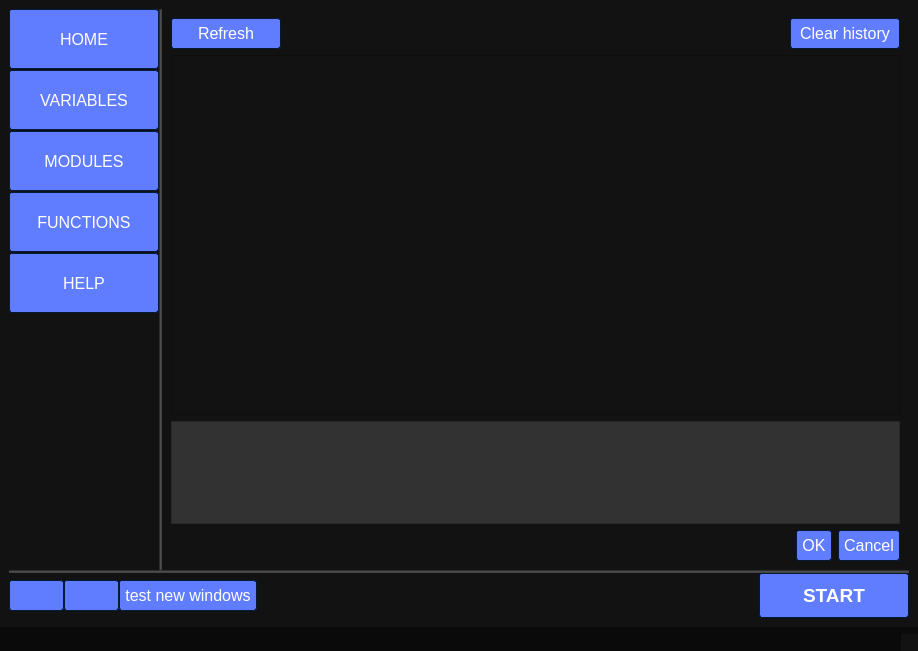
<?xml version="1.0" encoding="UTF-8"?>
<ui version="4.0">
 <class>MainWindow</class>
 <widget class="QMainWindow" name="MainWindow">
  <property name="geometry">
   <rect>
    <x>0</x>
    <y>0</y>
    <width>918</width>
    <height>651</height>
   </rect>
  </property>
  <property name="windowTitle">
   <string>Assistant</string>
  </property>
  <property name="styleSheet">
   <string notr="true">/*Copyright (c) DevSec Studio. All rights reserved.

MIT License

Permission is hereby granted, free of charge, to any person obtaining a copy
of this software and associated documentation files (the &quot;Software&quot;), to deal
in the Software without restriction, including without limitation the rights
to use, copy, modify, merge, publish, distribute, sublicense, and/or sell
copies of the Software, and to permit persons to whom the Software is
furnished to do so, subject to the following conditions:

The above copyright notice and this permission notice shall be included in all
copies or substantial portions of the Software.

THE SOFTWARE IS PROVIDED *AS IS*, WITHOUT WARRANTY OF ANY KIND, EXPRESS OR
IMPLIED, INCLUDING BUT NOT LIMITED TO THE WARRANTIES OF MERCHANTABILITY,
FITNESS FOR A PARTICULAR PURPOSE AND NONINFRINGEMENT. IN NO EVENT SHALL THE
AUTHORS OR COPYRIGHT HOLDERS BE LIABLE FOR ANY CLAIM, DAMAGES OR OTHER
LIABILITY, WHETHER IN AN ACTION OF CONTRACT, TORT OR OTHERWISE, ARISING FROM,
OUT OF OR IN CONNECTION WITH THE SOFTWARE OR THE USE OR OTHER DEALINGS IN THE
SOFTWARE.
*/


/*-----QWidget-----*/
QWidget
{
	background-color: #121212;
	color: #ffffff;
	border-color: #051a39;
	font: 12pt;

}


/*-----QLabel-----*/
QLabel
{
	background-color: transparent;
	color: #ffffff;

}


QLabel::disabled
{
	background-color: transparent;
	color: #656565;

}


/*-----QMenuBar-----*/
QMenuBar
{
	background-color: #0a0a0a;
	color: #ffffff;
	border-color: #051a39;

}


QMenuBar::disabled
{
	background-color: #404040;
	color: #656565;
	border-color: #051a39;

}


QMenuBar::item
{
    background-color: transparent;

}


QMenuBar::item:selected
{
    background-color: #607cff;
    border: 1px solid #41cd52;

}


QMenuBar::item:pressed
{
    background-color: #4969ff;
    border: 1px solid #000;
    margin-bottom: -1px;
    padding-bottom: 1px;

}


/*-----QMenu-----*/
QMenu
{
    background-color: #121212;
    border: 1px solid;
    color: #ffffff;

}


QMenu::separator
{
    height: 1px;
    background-color: #6d8eff;
    color: #ffffff;
    padding-left: 4px;
    margin-left: 10px;
    margin-right: 5px;

}


QMenu::item
{
    min-width : 150px;
    padding: 3px 20px 3px 20px;

}


QMenu::item:selected
{
    background-color: #4969ff;
    color: #ffffff;

}


QMenu::item:disabled
{
    color: #262626;
}


/*-----QToolTip-----*/
QToolTip
{
	border : 1px solid #000000;
	background-color: #26264f;
	color: #ffffff;
	border-color: #051a39;

}


/*-----QPushButton-----*/
QPushButton
{
	background-color: #607cff;
	color: #ffffff;
	border-style: solid;
	border-width: 1px;
	border-radius: 3px;
	border-color: #051a39;
	padding: 5px;

}


QPushButton::disabled
{
	background-color: #404040;
	color: #656565;
	border-color: #051a39;

}


QPushButton::hover
{
	background-color: #8399ff;
	color: #ffffff;
	border-style: solid;
	border-width: 1px;
	border-radius: 3px;
	border-color: #051a39;
	padding: 5px;

}


QPushButton::pressed
{
	background-color: #4969ff;
	color: #ffffff;
	border-style: solid;
	border-width: 1px;
	border-radius: 3px;
	border-color: #051a39;
	padding: 5px;

}


/*-----QToolButton-----*/
QToolButton
{
	background-color: #607cff;
	color: #ffffff;
	border-width: 1px;
	border-radius: 3px;
	border-color: #051a39;
	padding: 3px;

}


QToolButton::disabled
{
	background-color: #404040;
	color: #656565;
	border-color: #051a39;

}


QToolButton::hover
{
	background-color: #8399ff;
	color: #ffffff;
	border-width: 1px;
	border-radius: 3px;
	border-color: #051a39;
	padding: 3px;

}


QToolButton::pressed
{
	background-color: #4969ff;
	color: #ffffff;
	border-width: 1px;
	border-radius: 3px;
	border-color: #051a39;
	padding: 3px;

}


/*-----QComboBox-----*/
QComboBox
{
    background-color: #607cff;
    border: 1px solid;
    border-radius: 3px;
    padding-left: 6px;
    color: #ffffff;
    height: 20px;

}


QComboBox::disabled
{
	background-color: #404040;
	color: #656565;
	border-color: #051a39;

}


QComboBox:hover
{
    background-color: #8399ff;

}


QComboBox:on
{
    background-color: #4969ff;

}


QComboBox QAbstractItemView
{
    background-color: #383838;
    color: #ffffff;
    border: 1px solid black;
    selection-background-color: #4969ff;
    selection-color: #ffffff;
    outline: 0;

}


QComboBox::drop-down
{
    subcontrol-origin: padding;
    subcontrol-position: top right;
    width: 15px;
    border-left-width: 0px;
    border-left-color: darkgray;
    border-left-style: solid; 
    border-top-right-radius: 3px; 
    border-bottom-right-radius: 3px;

}


QComboBox::down-arrow
{
    image: url(://arrow-down.png);
    width: 8px;
    height: 8px;
}


/*-----QSpinBox &amp; QDoubleSpinBox &amp; QDateTimeEdit-----*/
QSpinBox, 
QDoubleSpinBox,
QDateTimeEdit
{
	background-color: #525251;
	color: #ffffff;
	border: 1px solid #051a39;
	border-radius: 3px;
	padding : 2px;

}


QSpinBox::disabled, 
QDoubleSpinBox::disabled,
QDateTimeEdit::disabled
{
	background-color: #404040;
	color: #656565;
	border-color: #051a39;

}


QSpinBox:hover, 
QDoubleSpinBox::hover,
QDateTimeEdit::hover
{
    background-color: #626262;
    border: 1px solid #607cff;
    color:  #fff;
    padding: 2px

}


QSpinBox::up-button, QSpinBox::down-button,
QDoubleSpinBox::up-button, QDoubleSpinBox::down-button,
QDateTimeEdit::up-button, QDateTimeEdit::down-button
{
    background-color: #607cff;
	border-radius: 2px;

}


QSpinBox::disabled, 
QDoubleSpinBox::disabled,
QDateTimeEdit::disabled
{
	background-color: #404040;
	color: #656565;
	border-color: #051a39;

}


QSpinBox::up-button:hover, QSpinBox::down-button:hover,
QDoubleSpinBox::up-button:hover, QDoubleSpinBox::down-button:hover,
QDateTimeEdit::up-button:hover, QDateTimeEdit::down-button:hover
{
    background-color: #8399ff;
    border: 1px solid #8399ff;

}


QSpinBox::up-button:disabled, QSpinBox::down-button:disabled,
QDoubleSpinBox::up-button:disabled, QDoubleSpinBox::down-button:disabled,
QDateTimeEdit::up-button:disabled, QDateTimeEdit::down-button:disabled
{
	background-color: #404040;
	color: #656565;
	border-color: #051a39;

}


QSpinBox::up-button:pressed, QSpinBox::down-button:pressed,
QDoubleSpinBox::up-button:pressed, QDoubleSpinBox::down-button::pressed,
QDateTimeEdit::up-button:pressed, QDateTimeEdit::down-button::pressed
{
    background-color: #4969ff;
    border: 1px solid #4969ff;

}


QSpinBox::down-arrow,
QDoubleSpinBox::down-arrow,
QDateTimeEdit::down-arrow
{
    image: url(://arrow-down.png);
    width: 7px;

}


QSpinBox::up-arrow,
QDoubleSpinBox::up-arrow,
QDateTimeEdit::up-arrow
{
    image: url(://arrow-up.png);
    width: 7px;

}


/*-----QLineEdit-----*/
QLineEdit
{
	background-color: #525251;
	color: #ffffff;
	border-width: 1px;
	border-radius: 3px;
	border-color: #051a39;
	padding: 2px;

}


QLineEdit::disabled
{
	background-color: #404040;
	color: #656565;
	border-width: 1px;
	border-radius: 3px;
	border-color: #051a39;
	padding: 2px;

}


/*-----QTextEdit-----*/
QTextEdit
{
	background-color: #ffffff;
	color: #010201;
	border-color: #051a39;

}


QTextEdit::disabled
{
	background-color: #404040;
	color: #656565;
	border-color: #051a39;

}


/*-----QGroupBox-----*/
QGroupBox 
{
    border: 1px solid;
    border-color: #607cff;
    margin-top: 22px;

}


QGroupBox::title  
{
    background-color: #607cff;
    color: #ffffff;
    subcontrol-origin: margin;
    subcontrol-position: top left;
    padding: 5px;
	border-top-left-radius: 3px;
	border-top-right-radius: 3px;

}


QGroupBox::title::disabled
{
	background-color: #404040;
	color: #656565;
    subcontrol-origin: margin;
    subcontrol-position: top left;
    padding: 5px;
	border-top-left-radius: 3px;
	border-top-right-radius: 3px;

}


/*-----QCheckBox-----*/
/*
QCheckBox::indicator
{
	/*image:url(&quot;./resources/check.png&quot;);
    color: #b1b1b1;
    background-color: #323232;
    border: 1px solid #b1b1b1;
    width: 12px;
    height: 12px;

}


QCheckBox::indicator:checked
{
   /*image:url(./resources/check.png)
    border: 1px solid #607cff;

}


QCheckBox::indicator:unchecked:hover
{
    border: 1px solid #607cff;

}


QCheckBox::disabled
{
	color: #656565;

}


QCheckBox::indicator:disabled
{
	background-color: #656565;
	color: #656565;
    border: 1px solid #656565;

}


/*-----QRadioButton-----*/
QRadioButton::indicator::unchecked
{ 
	border: 2px inset gray; 
	border-radius: 5px; 
	background-color:  #fff;
	width: 9px; 
	height: 9px; 

}


QRadioButton::indicator::unchecked:hover
{ 
	border: 2px solid #607cff; 
	border-radius: 5px; 
	background-color:  #fff;
	width: 9px; 
	height: 9px; 

}


QRadioButton::indicator::checked
{ 
	border: 2px inset darkgray; 
	border-radius: 5px; 
	background-color: #4969ff; 
	width: 9px; 
	height: 9px; 

}


QRadioButton::disabled
{
	color: #656565;

}


QRadioButton::indicator:disabled
{
	background-color: #656565;
	color: #656565;
    border: 2px solid #656565;

}


/*-----QTableView &amp; QTableWidget-----*/
QTableView
{
    background-color: #242526;
    border: 1px solid #32414B;
    color: #f0f0f0;
    gridline-color: #8faaff;
    outline : 0;

}


QTableView::disabled
{
    background-color: #242526;
    border: 1px solid #32414B;
    color: #656565;
    gridline-color: #656565;
    outline : 0;

}


QTableView::item:hover 
{
    background-color: #26264f;
    color: #f0f0f0;

}


QTableView::item:selected 
{
    background-color: #1a1b1c;
    border: 2px solid #4969ff;
    color: #F0F0F0;

}


QTableView::item:selected:disabled
{
    background-color: #1a1b1c;
    border: 2px solid #525251;
    color: #656565;

}


QTableCornerButton::section
{
    background-color: #505050;
    color: #fff;

}


QHeaderView::section
{
    background-color: #525251;
    color: #fff;
    text-align: left;
	padding: 4px;
	
}


QHeaderView::section:disabled
{
    background-color: #525251;
    color: #656565;

}


QHeaderView::section:checked
{
    color: #fff;
    background-color: #4969ff;

}


QHeaderView::section:checked:disabled
{
    color: #656565;
    background-color: #525251;

}


QHeaderView::section::vertical::first,
QHeaderView::section::vertical::only-one
{
    border-top: 1px solid #353635;

}


QHeaderView::section::vertical
{
    border-top: 1px solid #353635;

}


QHeaderView::section::horizontal::first,
QHeaderView::section::horizontal::only-one
{
    border-left: 1px solid #353635;

}


QHeaderView::section::horizontal
{
    border-left: 1px solid #353635;

}


/*-----QTabWidget-----*/
QTabBar::tab
{
	background-color: #262626;
	color: #ffffff;
	border-style: solid;
	border-width: 1px;
	border-top-left-radius: 3px;
	border-top-right-radius: 3px;
	border-color: #051a39;
	padding: 5px;

}


QTabBar::tab:disabled
{
	background-color: #656565;
	color: #656565;

}


QTabWidget::pane 
{
	background-color: #262626;
	color: #ffffff;
    border: 1px solid;
    border-color: #607cff;

}


QTabBar::tab:selected
{
    background-color: #607cff;
	color: #ffffff;
	border-style: solid;
	border-width: 1px;
	border-top-left-radius: 3px;
	border-top-right-radius: 3px;
	border-color: #051a39;
	padding: 5px;

}


QTabBar::tab:selected:disabled
{
	background-color: #404040;
	color: #656565;

}


QTabBar::tab:!selected 
{
    background-color: #262626;

}


QTabBar::tab:!selected:hover 
{
    background-color: #8399ff;

}


QTabBar::tab:top:!selected 
{
    margin-top: 3px;

}


QTabBar::tab:bottom:!selected 
{
    margin-bottom: 3px;

}


QTabBar::tab:top, QTabBar::tab:bottom 
{
    min-width: 8ex;
    margin-right: -1px;
    padding: 5px 10px 5px 10px;

}


QTabBar::tab:top:selected 
{
    border-bottom-color: none;

}


QTabBar::tab:bottom:selected 
{
    border-top-color: none;

}


QTabBar::tab:top:last, QTabBar::tab:bottom:last,
QTabBar::tab:top:only-one, QTabBar::tab:bottom:only-one 
{
    margin-right: 0;

}


QTabBar::tab:left:!selected 
{
    margin-right: 3px;

}


QTabBar::tab:right:!selected
{
    margin-left: 3px;

}


QTabBar::tab:left, QTabBar::tab:right 
{
    min-height: 8ex;
    margin-bottom: -1px;
    padding: 10px 5px 10px 5px;

}


QTabBar::tab:left:selected 
{
    border-left-color: none;

}


QTabBar::tab:right:selected 
{
    border-right-color: none;

}


QTabBar::tab:left:last, QTabBar::tab:right:last,
QTabBar::tab:left:only-one, QTabBar::tab:right:only-one 
{
    margin-bottom: 0;

}


/*-----QSlider-----*/
QSlider::groove:horizontal 
{
	background-color: transparent;
	height: 5px;

}


QSlider::sub-page:horizontal 
{
	background-color: #607cff;

}


QSlider::add-page:horizontal 
{
	background-color: #666765;

}


QSlider::handle:horizontal 
{
	background-color: #607cff;
	width: 14px;
	margin-top: -6px;
	margin-bottom: -6px;
	border-radius: 3px;

}


QSlider::handle:horizontal:hover 
{
	background-color: #607cff;
	border-radius: 3px;

}


QSlider::sub-page:horizontal:disabled 
{
	background-color: #bbb;
	border-color: #999;

}


QSlider::add-page:horizontal:disabled 
{
	background-color: #eee;
	border-color: #999;

}


QSlider::handle:horizontal:disabled 
{
	background-color: #eee;
	border: 1px solid #aaa;
	border-radius: 3px;

}


QSlider::groove:vertical 
{
	background-color: transparent;
	width: 5px;

}


QSlider::sub-page:vertical 
{
	background-color: #607cff;

}


QSlider::add-page:vertical 
{
	background-color: #666765;

}


QSlider::handle:vertical 
{
	background-color: #607cff;
	height: 14px;
	margin-left: -6px;
	margin-right: -6px;
	border-radius: 3px;

}


QSlider::handle:vertical:hover 
{
	background-color: #607cff;
	border-radius: 3px;

}


QSlider::sub-page:vertical:disabled 
{
	background-color: #bbb;
	border-color: #999;

}


QSlider::add-page:vertical:disabled 
{
	background-color: #eee;
	border-color: #999;

}


QSlider::handle:vertical:disabled 
{
	background-color: #eee;
	border: 1px solid #aaa;
	border-radius: 3px;

}


/*-----QDial-----*/
QDial
{
	background-color: #607cff;

}


QDial::disabled
{
	background-color: #404040;

}


/*-----QScrollBar-----*/
QScrollBar:horizontal
{
    border: 1px solid #222222;
    background-color: #3d3d3d;
    height: 13px;
    margin: 0px 16px 0 16px;

}


QScrollBar::handle:horizontal
{
    background: #607cff;
    min-height: 20px;

}


QScrollBar::add-line:horizontal
{
    border: 1px solid #1b1b19;
    background-color: #607cff;
    width: 14px;
    subcontrol-position: right;
    subcontrol-origin: margin;

}


QScrollBar::sub-line:horizontal
{
    border: 1px solid #1b1b19;
    background-color: #607cff;
    width: 14px;
    subcontrol-position: left;
    subcontrol-origin: margin;

}


QScrollBar::right-arrow:horizontal
{
    image: url(://arrow-right.png);
    width: 6px;
    height: 6px;

}


QScrollBar::left-arrow:horizontal
{
    image: url(://arrow-left.png);
    width: 6px;
    height: 6px;

}


QScrollBar::add-page:horizontal, QScrollBar::sub-page:horizontal
{
    background: none;

}


QScrollBar:vertical
{
    background-color: #3d3d3d;
    width: 13px;
    margin: 16px 0 16px 0;
    border: 1px solid #222222;

}


QScrollBar::handle:vertical
{
    background-color: #607cff;
    min-height: 20px;

}


QScrollBar::add-line:vertical
{
    border: 1px solid #1b1b19;
    background-color: #607cff;
    height: 14px;
    subcontrol-position: bottom;
    subcontrol-origin: margin;

}


QScrollBar::sub-line:vertical
{
    border: 1px solid #1b1b19;
    background-color: #607cff;
    height: 14px;
    subcontrol-position: top;
    subcontrol-origin: margin;

}


QScrollBar::up-arrow:vertical
{
    image: url(://arrow-up.png);
    width: 6px;
    height: 6px;

}


QScrollBar::down-arrow:vertical
{
    image: url(://arrow-down.png);
    width: 6px;
    height: 6px;

}


QScrollBar::add-page:vertical, QScrollBar::sub-page:vertical
{
    background: none;

}


/*-----QProgressBar-----*/
QProgressBar
{
	background-color: #383838;
	color: #ffffff;
	border: 1px solid #607cff;
	border-radius: 3px;
	text-align: center;

}


QProgressBar::chunk {
	background-color: #607cff;
	color: #fff;

}


QProgressBar::chunk:disabled {
	background-color: #656565;
	border: 1px solid #aaa;
	color: #656565;
}


/*-----QStatusBar-----*/
QStatusBar
{
	background-color: #0a0a0a;
	color: #ffffff;
	border-color: #051a39;

}


</string>
  </property>
  <property name="locale">
   <locale language="English" country="UnitedStates"/>
  </property>
  <property name="windowFilePath">
   <string notr="true"/>
  </property>
  <widget class="QWidget" name="centralwidget">
   <layout class="QVBoxLayout" name="verticalLayout_9" stretch="0,0,0">
    <property name="spacing">
     <number>0</number>
    </property>
    <item>
     <layout class="QHBoxLayout" name="horizontalLayout" stretch="1,0,5">
      <property name="spacing">
       <number>0</number>
      </property>
      <item>
       <layout class="QVBoxLayout" name="verticalLayout" stretch="0,0,0,0,0,0">
        <property name="spacing">
         <number>1</number>
        </property>
        <item>
         <widget class="QPushButton" name="homeButton">
          <property name="minimumSize">
           <size>
            <width>115</width>
            <height>60</height>
           </size>
          </property>
          <property name="text">
           <string>HOME</string>
          </property>
         </widget>
        </item>
        <item>
         <widget class="QPushButton" name="globalVariablesButton">
          <property name="minimumSize">
           <size>
            <width>115</width>
            <height>60</height>
           </size>
          </property>
          <property name="text">
           <string>VARIABLES</string>
          </property>
         </widget>
        </item>
        <item>
         <widget class="QPushButton" name="modulesButton">
          <property name="sizePolicy">
           <sizepolicy hsizetype="Minimum" vsizetype="Fixed">
            <horstretch>0</horstretch>
            <verstretch>0</verstretch>
           </sizepolicy>
          </property>
          <property name="minimumSize">
           <size>
            <width>115</width>
            <height>60</height>
           </size>
          </property>
          <property name="text">
           <string>MODULES</string>
          </property>
         </widget>
        </item>
        <item>
         <widget class="QPushButton" name="functionsButton">
          <property name="minimumSize">
           <size>
            <width>115</width>
            <height>60</height>
           </size>
          </property>
          <property name="text">
           <string>FUNCTIONS</string>
          </property>
         </widget>
        </item>
        <item>
         <widget class="QPushButton" name="helpButton">
          <property name="minimumSize">
           <size>
            <width>115</width>
            <height>60</height>
           </size>
          </property>
          <property name="text">
           <string>HELP</string>
          </property>
         </widget>
        </item>
        <item>
         <spacer name="verticalSpacer_2">
          <property name="orientation">
           <enum>Qt::Orientation::Vertical</enum>
          </property>
          <property name="sizeHint" stdset="0">
           <size>
            <width>20</width>
            <height>40</height>
           </size>
          </property>
         </spacer>
        </item>
       </layout>
      </item>
      <item>
       <widget class="Line" name="line_3">
        <property name="styleSheet">
         <string notr="true">background-color: rgb(67, 67, 67);</string>
        </property>
        <property name="orientation">
         <enum>Qt::Orientation::Vertical</enum>
        </property>
       </widget>
      </item>
      <item>
       <layout class="QVBoxLayout" name="verticalLayout_2">
        <property name="spacing">
         <number>0</number>
        </property>
        <item>
         <widget class="QStackedWidget" name="stackedWidget">
          <property name="currentIndex">
           <number>0</number>
          </property>
          <widget class="QWidget" name="homePage">
           <layout class="QVBoxLayout" name="verticalLayout_4" stretch="0,7,2,1">
            <item>
             <layout class="QHBoxLayout" name="horizontalLayout_3">
              <item>
               <widget class="QPushButton" name="refreshChatButton">
                <property name="minimumSize">
                 <size>
                  <width>110</width>
                  <height>0</height>
                 </size>
                </property>
                <property name="text">
                 <string>Refresh</string>
                </property>
               </widget>
              </item>
              <item>
               <spacer name="horizontalSpacer_2">
                <property name="orientation">
                 <enum>Qt::Orientation::Horizontal</enum>
                </property>
                <property name="sizeHint" stdset="0">
                 <size>
                  <width>40</width>
                  <height>20</height>
                 </size>
                </property>
               </spacer>
              </item>
              <item>
               <widget class="QPushButton" name="clearChatButton">
                <property name="minimumSize">
                 <size>
                  <width>110</width>
                  <height>0</height>
                 </size>
                </property>
                <property name="text">
                 <string>Clear history</string>
                </property>
               </widget>
              </item>
             </layout>
            </item>
            <item>
             <widget class="QScrollArea" name="home_scroll">
              <property name="widgetResizable">
               <bool>true</bool>
              </property>
              <widget class="QWidget" name="chatParentWidget">
               <property name="geometry">
                <rect>
                 <x>0</x>
                 <y>0</y>
                 <width>716</width>
                 <height>300</height>
                </rect>
               </property>
               <property name="styleSheet">
                <string notr="true">background-color: rgb(0, 0, 0);
QLabel{background-color: #818181;}</string>
               </property>
               <layout class="QVBoxLayout" name="verticalLayout_13">
                <item>
                 <layout class="QVBoxLayout" name="chatParentLayout">
                  <property name="spacing">
                   <number>7</number>
                  </property>
                 </layout>
                </item>
               </layout>
              </widget>
             </widget>
            </item>
            <item>
             <widget class="QPlainTextEdit" name="plainTextEdit">
              <property name="minimumSize">
               <size>
                <width>0</width>
                <height>10</height>
               </size>
              </property>
              <property name="styleSheet">
               <string notr="true">background-color: rgb(50, 50, 50);</string>
              </property>
             </widget>
            </item>
            <item>
             <widget class="QDialogButtonBox" name="buttonBox">
              <property name="standardButtons">
               <set>QDialogButtonBox::StandardButton::Cancel|QDialogButtonBox::StandardButton::Ok</set>
              </property>
             </widget>
            </item>
           </layout>
          </widget>
          <widget class="QWidget" name="globalVariablesPage">
           <layout class="QVBoxLayout" name="verticalLayout_6" stretch="0,1">
            <item>
             <layout class="QHBoxLayout" name="horizontalLayout_5">
              <item>
               <widget class="QPushButton" name="addVariableButton">
                <property name="minimumSize">
                 <size>
                  <width>110</width>
                  <height>0</height>
                 </size>
                </property>
                <property name="text">
                 <string>Add variable</string>
                </property>
               </widget>
              </item>
              <item>
               <spacer name="horizontalSpacer_4">
                <property name="orientation">
                 <enum>Qt::Orientation::Horizontal</enum>
                </property>
                <property name="sizeHint" stdset="0">
                 <size>
                  <width>40</width>
                  <height>20</height>
                 </size>
                </property>
               </spacer>
              </item>
              <item>
               <widget class="QPushButton" name="revertVariablesButton">
                <property name="minimumSize">
                 <size>
                  <width>110</width>
                  <height>0</height>
                 </size>
                </property>
                <property name="text">
                 <string>Revert</string>
                </property>
               </widget>
              </item>
              <item>
               <widget class="QPushButton" name="saveVariablesButton">
                <property name="minimumSize">
                 <size>
                  <width>110</width>
                  <height>0</height>
                 </size>
                </property>
                <property name="text">
                 <string>Save</string>
                </property>
               </widget>
              </item>
             </layout>
            </item>
            <item>
             <widget class="QScrollArea" name="scrollArea_4">
              <property name="widgetResizable">
               <bool>true</bool>
              </property>
              <widget class="QWidget" name="scrollAreaWidgetContents_5">
               <property name="geometry">
                <rect>
                 <x>0</x>
                 <y>0</y>
                 <width>716</width>
                 <height>439</height>
                </rect>
               </property>
               <layout class="QVBoxLayout" name="verticalLayout_12" stretch="1">
                <item>
                 <layout class="QVBoxLayout" name="variablesParentLayout">
                  <property name="spacing">
                   <number>7</number>
                  </property>
                  <property name="sizeConstraint">
                   <enum>QLayout::SizeConstraint::SetDefaultConstraint</enum>
                  </property>
                 </layout>
                </item>
               </layout>
              </widget>
             </widget>
            </item>
           </layout>
          </widget>
          <widget class="QWidget" name="modulesPage">
           <layout class="QVBoxLayout" name="verticalLayout_3" stretch="0,0">
            <item>
             <layout class="QHBoxLayout" name="horizontalLayout_4">
              <item>
               <spacer name="horizontalSpacer_3">
                <property name="orientation">
                 <enum>Qt::Orientation::Horizontal</enum>
                </property>
                <property name="sizeHint" stdset="0">
                 <size>
                  <width>40</width>
                  <height>20</height>
                 </size>
                </property>
               </spacer>
              </item>
              <item>
               <widget class="QPushButton" name="revertModulesButton">
                <property name="minimumSize">
                 <size>
                  <width>110</width>
                  <height>0</height>
                 </size>
                </property>
                <property name="text">
                 <string>Revert</string>
                </property>
               </widget>
              </item>
              <item>
               <widget class="QPushButton" name="saveModulesButton">
                <property name="minimumSize">
                 <size>
                  <width>110</width>
                  <height>0</height>
                 </size>
                </property>
                <property name="text">
                 <string>Save</string>
                </property>
               </widget>
              </item>
             </layout>
            </item>
            <item>
             <widget class="QScrollArea" name="scrollArea_5">
              <property name="widgetResizable">
               <bool>true</bool>
              </property>
              <widget class="QWidget" name="scrollAreaWidgetContents_3">
               <property name="geometry">
                <rect>
                 <x>0</x>
                 <y>0</y>
                 <width>716</width>
                 <height>439</height>
                </rect>
               </property>
               <layout class="QVBoxLayout" name="verticalLayout_8">
                <item>
                 <widget class="QScrollArea" name="scrollArea_6">
                  <property name="widgetResizable">
                   <bool>true</bool>
                  </property>
                  <widget class="QWidget" name="modulesWidgetParent">
                   <property name="geometry">
                    <rect>
                     <x>0</x>
                     <y>0</y>
                     <width>692</width>
                     <height>415</height>
                    </rect>
                   </property>
                   <layout class="QVBoxLayout" name="verticalLayout_14">
                    <item>
                     <layout class="QVBoxLayout" name="modulesLayout"/>
                    </item>
                   </layout>
                  </widget>
                 </widget>
                </item>
               </layout>
              </widget>
             </widget>
            </item>
           </layout>
          </widget>
          <widget class="QWidget" name="functionsPage">
           <layout class="QVBoxLayout" name="verticalLayout_7" stretch="0,1">
            <item>
             <layout class="QHBoxLayout" name="horizontalLayout_2">
              <item>
               <widget class="QPushButton" name="addFunctionButton">
                <property name="minimumSize">
                 <size>
                  <width>110</width>
                  <height>0</height>
                 </size>
                </property>
                <property name="text">
                 <string>Add function</string>
                </property>
               </widget>
              </item>
              <item>
               <spacer name="horizontalSpacer">
                <property name="orientation">
                 <enum>Qt::Orientation::Horizontal</enum>
                </property>
                <property name="sizeHint" stdset="0">
                 <size>
                  <width>40</width>
                  <height>20</height>
                 </size>
                </property>
               </spacer>
              </item>
              <item>
               <widget class="QPushButton" name="revertFunctionsButton">
                <property name="minimumSize">
                 <size>
                  <width>110</width>
                  <height>0</height>
                 </size>
                </property>
                <property name="text">
                 <string>Revert</string>
                </property>
               </widget>
              </item>
              <item>
               <widget class="QPushButton" name="saveFunctionsButton">
                <property name="minimumSize">
                 <size>
                  <width>110</width>
                  <height>0</height>
                 </size>
                </property>
                <property name="text">
                 <string>Save</string>
                </property>
               </widget>
              </item>
             </layout>
            </item>
            <item>
             <widget class="QScrollArea" name="scrollArea">
              <property name="widgetResizable">
               <bool>true</bool>
              </property>
              <widget class="QWidget" name="functionParentWidget">
               <property name="geometry">
                <rect>
                 <x>0</x>
                 <y>0</y>
                 <width>716</width>
                 <height>439</height>
                </rect>
               </property>
               <layout class="QVBoxLayout" name="verticalLayout_10">
                <item>
                 <layout class="QVBoxLayout" name="functionParentLayout"/>
                </item>
               </layout>
              </widget>
             </widget>
            </item>
           </layout>
          </widget>
          <widget class="QWidget" name="helpPage">
           <layout class="QVBoxLayout" name="verticalLayout_5">
            <item>
             <widget class="QScrollArea" name="scrollArea_2">
              <property name="widgetResizable">
               <bool>true</bool>
              </property>
              <widget class="QWidget" name="scrollAreaWidgetContents_2">
               <property name="geometry">
                <rect>
                 <x>0</x>
                 <y>0</y>
                 <width>1270</width>
                 <height>511</height>
                </rect>
               </property>
               <layout class="QVBoxLayout" name="verticalLayout_11">
                <item>
                 <widget class="QLabel" name="label_4">
                  <property name="text">
                   <string>&lt;html&gt;&lt;head/&gt;&lt;body&gt;&lt;p&gt;&lt;span style=&quot; font-weight:700;&quot;&gt;For setting up this program, please follow these instructions:&lt;/span&gt;&lt;/p&gt;&lt;ul style=&quot;margin-top: 0px; margin-bottom: 0px; margin-left: 0px; margin-right: 0px; -qt-list-indent: 1;&quot;&gt;&lt;li style=&quot; margin-top:12px; margin-bottom:0px; margin-left:0px; margin-right:0px; -qt-block-indent:0; text-indent:0px;&quot;&gt;Download the app with all the dependencies&lt;/li&gt;&lt;li style=&quot; margin-top:0px; margin-bottom:0px; margin-left:0px; margin-right:0px; -qt-block-indent:0; text-indent:0px;&quot;&gt;Make sure the syntax of the functions are correct and delete all the functions you do not want to be executed on your machine&lt;/li&gt;&lt;li style=&quot; margin-top:0px; margin-bottom:0px; margin-left:0px; margin-right:0px; -qt-block-indent:0; text-indent:0px;&quot;&gt;Check the folder structure of the app; reorganized folders can cause problems (this should not be a problem if you download a clean copy) &lt;/li&gt;&lt;li style=&quot; margin-top:0px; margin-bottom:12px; margin-left:0px; margin-right:0px; -qt-block-indent:0; text-indent:0px;&quot;&gt;Check the VARIABLES menu: api_key and working_dir should be assaigned correctly&lt;/li&gt;&lt;/ul&gt;&lt;p&gt;&lt;span style=&quot; font-weight:700;&quot;&gt;How to speed up:&lt;/span&gt;&lt;/p&gt;&lt;ul style=&quot;margin-top: 0px; margin-bottom: 0px; margin-left: 0px; margin-right: 0px; -qt-list-indent: 1;&quot;&gt;&lt;li style=&quot; margin-top:12px; margin-bottom:0px; margin-left:0px; margin-right:0px; -qt-block-indent:0; text-indent:0px;&quot;&gt;On Windows, turn off real-time virus scanning for the program's folder. &lt;/li&gt;&lt;li style=&quot; margin-top:0px; margin-bottom:0px; margin-left:0px; margin-right:0px; -qt-block-indent:0; text-indent:0px;&quot;&gt;Try to use modules with the latest updates, optimized for your specific needs (e.g., computation power or API calls). &lt;/li&gt;&lt;li style=&quot; margin-top:0px; margin-bottom:0px; margin-left:0px; margin-right:0px; -qt-block-indent:0; text-indent:0px;&quot;&gt;Consider installing python and with all the libraries  for maximum speed and flexibility&lt;/li&gt;&lt;/ul&gt;&lt;p&gt;&lt;br/&gt;&lt;/p&gt;&lt;p&gt;If you did not found the answer to your question, try &lt;a href=&quot;https://google.com&quot;&gt;&lt;span style=&quot; text-decoration: underline; color:#007af4;&quot;&gt;here&lt;/span&gt;&lt;/a&gt;.&lt;/p&gt;&lt;p&gt;For more in-depth information, check out my GitHub repositories: &lt;/p&gt;&lt;ul style=&quot;margin-top: 0px; margin-bottom: 0px; margin-left: 0px; margin-right: 0px; -qt-list-indent: 1;&quot;&gt;&lt;li style=&quot; margin-top:12px; margin-bottom:0px; margin-left:0px; margin-right:0px; -qt-block-indent:0; text-indent:0px;&quot;&gt;&lt;a href=&quot;https://github.com/TimLaszlo004/ai-assistant-gui&quot;&gt;&lt;span style=&quot; text-decoration: underline; color:#007af4;&quot;&gt;Desktop Assistant GUI &lt;/span&gt;&lt;/a&gt;&lt;/li&gt;&lt;li style=&quot; margin-top:0px; margin-bottom:12px; margin-left:0px; margin-right:0px; -qt-block-indent:0; text-indent:0px;&quot;&gt;&lt;a href=&quot;https://github.com/TimLaszlo004/ai-assistant-core&quot;&gt;&lt;span style=&quot; text-decoration: underline; color:#007af4;&quot;&gt;Desktop Assistant CORE &lt;/span&gt;&lt;/a&gt;&lt;/li&gt;&lt;/ul&gt;&lt;/body&gt;&lt;/html&gt;</string>
                  </property>
                 </widget>
                </item>
               </layout>
              </widget>
             </widget>
            </item>
           </layout>
          </widget>
         </widget>
        </item>
       </layout>
      </item>
     </layout>
    </item>
    <item>
     <widget class="Line" name="line_2">
      <property name="styleSheet">
       <string notr="true">background-color: rgb(67, 67, 67);</string>
      </property>
      <property name="orientation">
       <enum>Qt::Orientation::Horizontal</enum>
      </property>
     </widget>
    </item>
    <item>
     <layout class="QHBoxLayout" name="horizontalLayout_7">
      <item>
       <widget class="QPushButton" name="micButton">
        <property name="text">
         <string/>
        </property>
        <property name="icon">
         <iconset theme="QIcon::ThemeIcon::AudioInputMicrophone"/>
        </property>
        <property name="iconSize">
         <size>
          <width>30</width>
          <height>30</height>
         </size>
        </property>
       </widget>
      </item>
      <item>
       <widget class="QPushButton" name="speakerButton">
        <property name="text">
         <string/>
        </property>
        <property name="icon">
         <iconset theme="QIcon::ThemeIcon::AudioVolumeHigh"/>
        </property>
        <property name="iconSize">
         <size>
          <width>30</width>
          <height>30</height>
         </size>
        </property>
       </widget>
      </item>
      <item>
       <widget class="QPushButton" name="testButton">
        <property name="text">
         <string>test new windows</string>
        </property>
       </widget>
      </item>
      <item>
       <spacer name="horizontalSpacer_5">
        <property name="orientation">
         <enum>Qt::Orientation::Horizontal</enum>
        </property>
        <property name="sizeHint" stdset="0">
         <size>
          <width>40</width>
          <height>20</height>
         </size>
        </property>
       </spacer>
      </item>
      <item>
       <widget class="QPushButton" name="startButton">
        <property name="minimumSize">
         <size>
          <width>150</width>
          <height>45</height>
         </size>
        </property>
        <property name="maximumSize">
         <size>
          <width>16777215</width>
          <height>16777215</height>
         </size>
        </property>
        <property name="styleSheet">
         <string notr="true">font: bold 14pt;</string>
        </property>
        <property name="text">
         <string>START</string>
        </property>
       </widget>
      </item>
     </layout>
    </item>
   </layout>
  </widget>
  <widget class="QMenuBar" name="menubar">
   <property name="geometry">
    <rect>
     <x>0</x>
     <y>0</y>
     <width>918</width>
     <height>32</height>
    </rect>
   </property>
  </widget>
  <widget class="QStatusBar" name="statusBar"/>
 </widget>
 <tabstops>
  <tabstop>homeButton</tabstop>
  <tabstop>globalVariablesButton</tabstop>
  <tabstop>modulesButton</tabstop>
  <tabstop>functionsButton</tabstop>
  <tabstop>helpButton</tabstop>
 </tabstops>
 <resources/>
 <connections/>
</ui>
